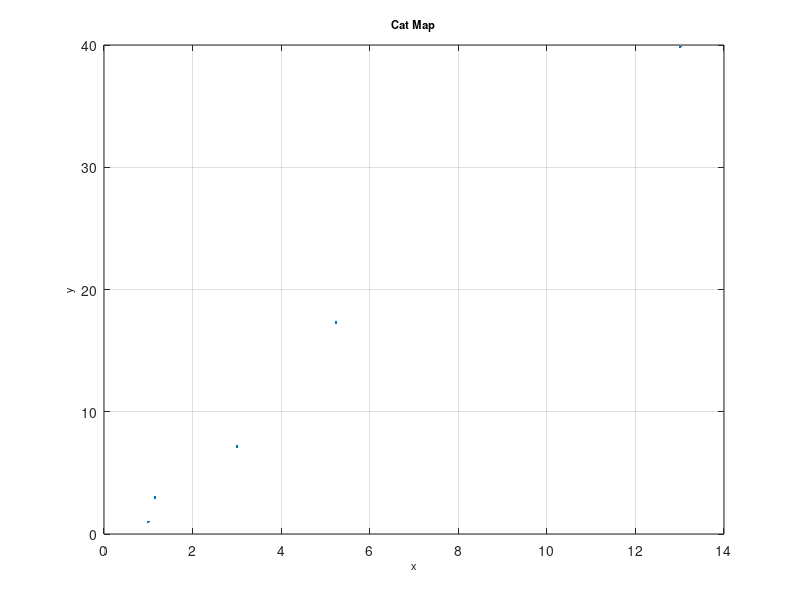

This figure's MATLAB source:
function Catmap
%==========================================================================
% Matlab program to plot a phase portrait of the 3D chaotic system
%==========================================================================
clear
clc
clf
%==================== Parameters ==========================================
d=0.15;
%===================== Initial conditions =================================
x(1)=1; 
y(1)=1;
% =============== Solves ODEs =============================================
for k=2:5
    x(k)=1-x(k-1)+y(k-1)+d*cos(2*pi*y(k-1));
    y(k)=x(k-1)+2*y(k-1);
end
%============= Runs simulation ============================================
    plot(x,y,'.'),grid
    title('Cat Map','fontsize',8)
    xlabel('x','fontsize',8)
    ylabel('y','fontsize',8)
%================= End of program =========================================
